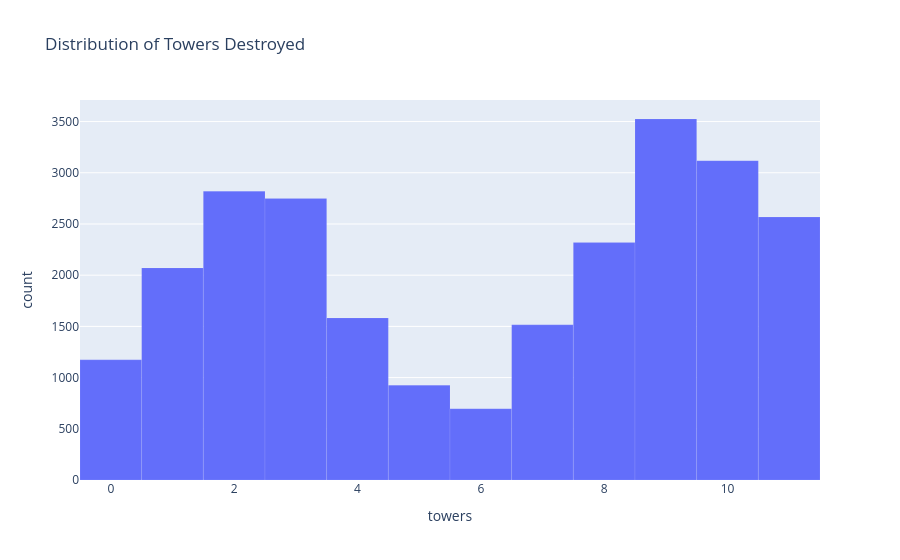

The notebook cell this image was saved under:
### Markdown cell above
### Univariate Analysis

### Code cell
fig_towers = px.histogram(
    lol_team,
    x='towers',
    nbins=12,
    title='Distribution of Towers Destroyed'
)
fig_towers.update_traces(
    marker_line_color='white',
    marker_line_width=0.1
)

### Figure 1 — Plotly figure (JSON) as saved in the notebook; plotly's stock layout.template omitted (floating-point values rounded to 4 significant figures; data arrays with more than 128 entries replaced by an {"elided": "..."} marker saying what was removed)
{"data": [{"alignmentgroup": "True", "bingroup": "x", "hovertemplate": "towers=%{x}<br>count=%{y}<extra></extra>", "legendgroup": "", "marker": {"color": "#636efa", "line": {"color": "white", "width": 0.1}, "pattern": {"shape": ""}}, "name": "", "nbinsx": 12, "offsetgroup": "", "orientation": "v", "showlegend": false, "type": "histogram", "x": {"elided": "25058 int values"}, "xaxis": "x", "yaxis": "y"}], "layout": {"barmode": "relative", "legend": {"tracegroupgap": 0}, "title": {"text": "Distribution of Towers Destroyed"}, "xaxis": {"anchor": "y", "domain": [0, 1], "title": {"text": "towers"}}, "yaxis": {"anchor": "x", "domain": [0, 1], "title": {"text": "count"}}}}
